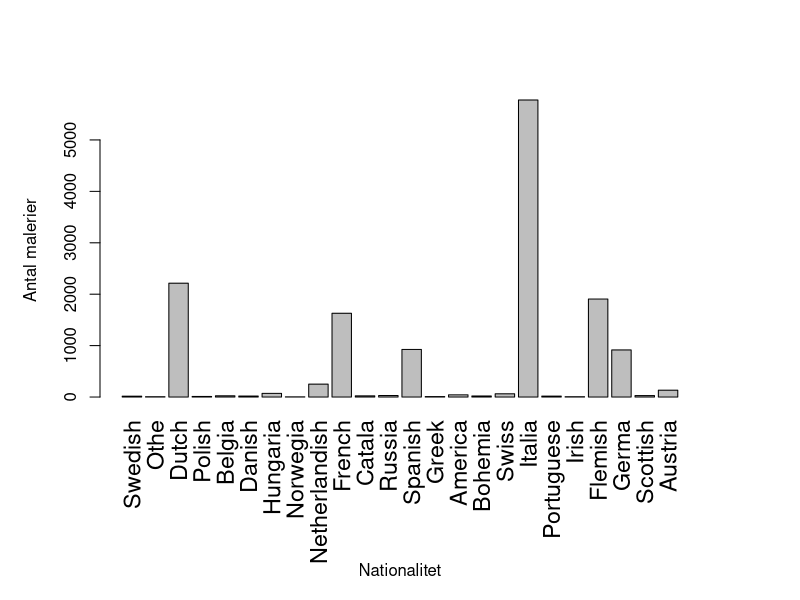
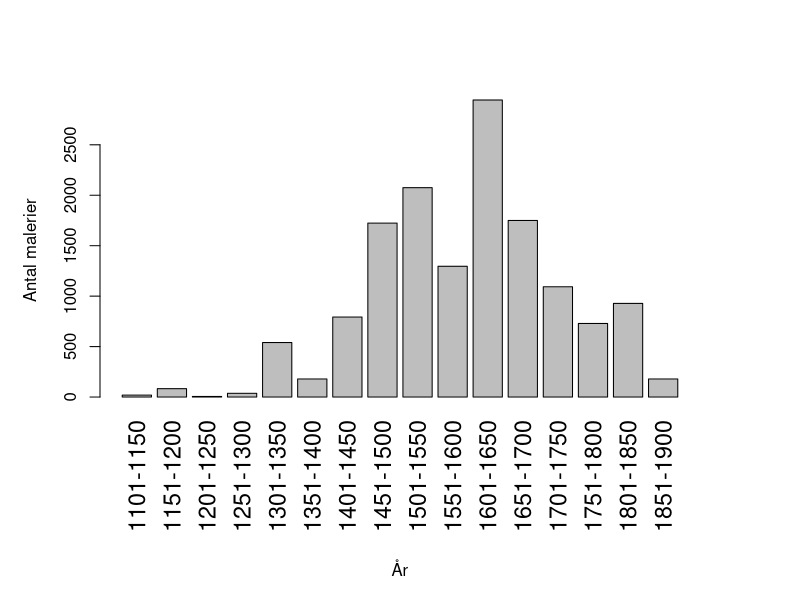

Reproduce these figures in R, in order.
d0 <- read.table("csv/nationNrImage.csv", sep=",",header=TRUE)
d1 <- read.table("csv/yearNrImage.csv", sep=",",header=TRUE)

png("billeder/nationNrImage.png", height = 480, width = 800)
par(las=3, lheight =6, mai=c(2,1,1,1))
barplot(d0$interessante.regioner,beside=TRUE,names=d0$ratios,  cex.axis=1.0, cex.names = 1.4, ylab = "Antal malerier" )
par(las=1)
mtext(1, text = "Nationalitet", line = 8)
dev.off()

png("billeder/yearNrImage.png", height = 480, width = 800)
par(las=3, lheight =6, mai=c(2,1,1,1))
barplot(d1$interessante.regioner,beside=TRUE,names=d1$ratios, cex.axis=1.0,  cex.names = 1.4, ylab = "Antal malerier"  )
par(las=1)
mtext(1, text = "År", line = 8)
dev.off()
q()
